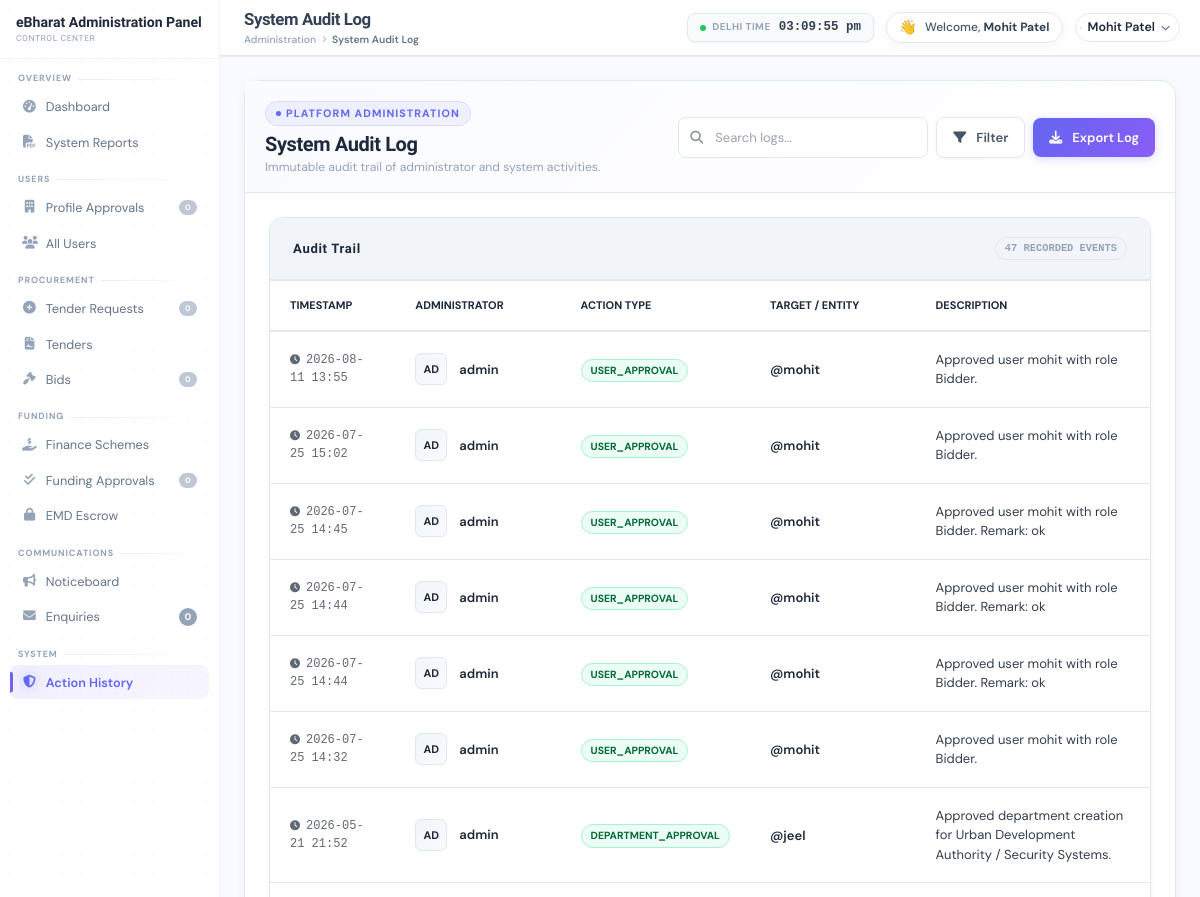
Page /coreadmin/history/ (signed in, upper part) on the earlier database version.
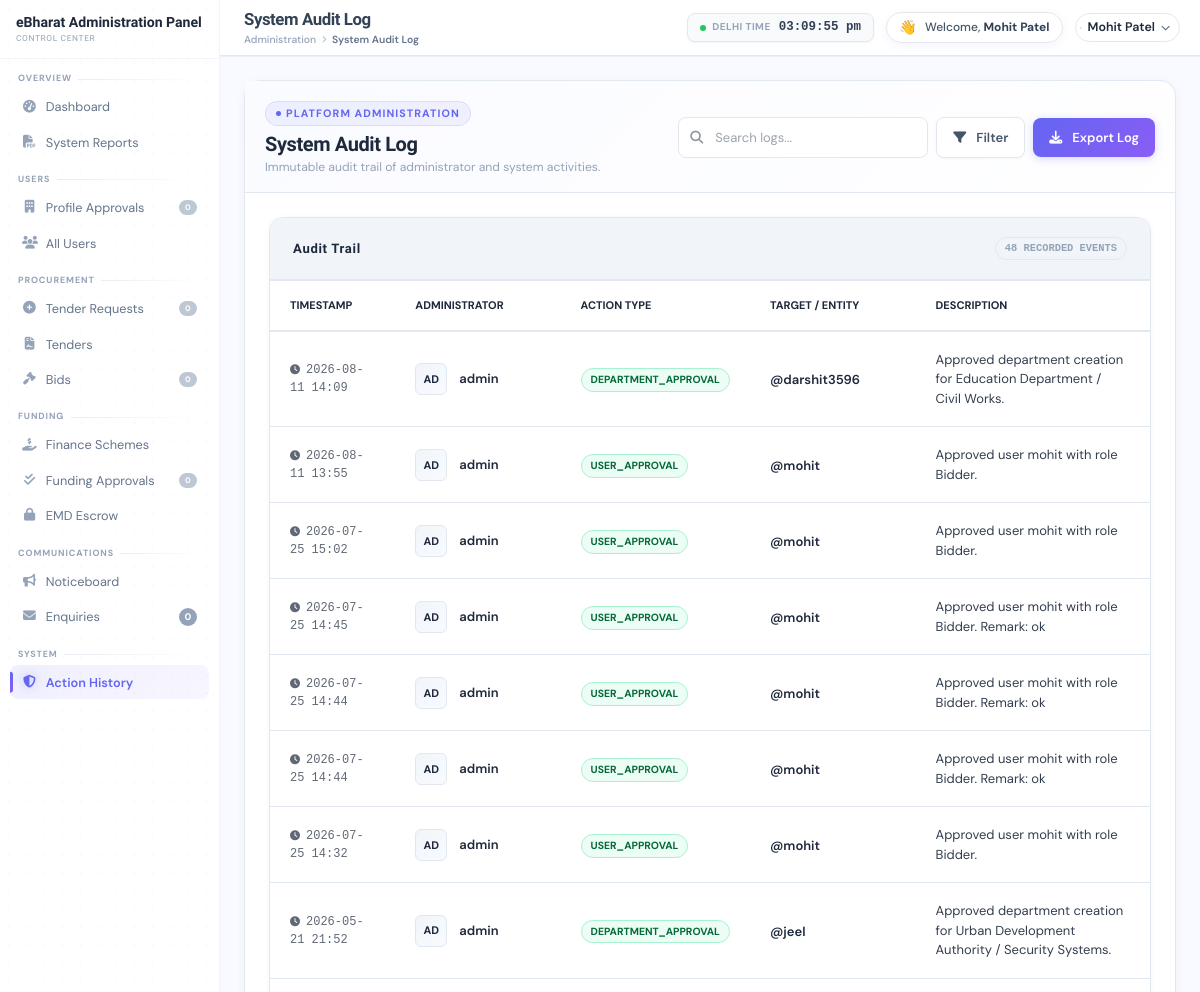
Same page on the later database version.
### coreadmin/models.py (models this page shows, shortened)
class ActionLog(models.Model):
    admin_user = models.ForeignKey(User, on_delete=models.CASCADE, related_name='admin_actions')
    action_type = models.CharField(max_length=100) # e.g., 'ROLE_ALLOCATION', 'APP_APPROVAL'
    target_user = models.ForeignKey(User, on_delete=models.SET_NULL, null=True, blank=True, related_name='targeted_actions')
    target_department = models.CharField(max_length=100, blank=True, null=True)
    description = models.TextField()
    timestamp = models.DateTimeField(auto_now_add=True)

### coreadmin/views.py (the view)
# urls.py: path('history/', views.action_history, name='action_history'),
@login_required
def action_history(request):
    logs = ActionLog.objects.all().order_by('-timestamp')
    return render(request, 'action_history.html', {'page_title': 'System Audit Log', 'logs': logs})

### accounts/context_processors.py (called while the page is built, shortened)
def notifications(request):
    if request.user.is_authenticated:
        user_notifications = Notification.objects.filter(user=request.user).order_by('-created_at')
        unread_count = user_notifications.filter(is_read=False).count()
        stats = {
            'notifications': user_notifications,
            'unread_count': unread_count,
            'pending_enquiries_count': 0,
            'pending_user_approvals': 0,
            'pending_admin_req_count': 0,
            'pending_app_approvals': 0,
            'pending_funding_count': 0,
        }
        return stats

### coreadmin/templates/action_history.html (shortened to what the changed rows need)
{% extends 'coreadmin_base.html' %}
{% load static %}
{% block content %}
<div class="p-6">
<div class="card">
  <div class="card-head" style="background:var(--bg3);border-bottom:2px solid var(--border2);">
    <div class="card-title" style="color:var(--text);letter-spacing:0.05em;">Audit Trail</div>
    <span class="badge badge-gray" style="font-family:monospace;font-weight:700;">{{ logs.count }} RECORDED EVENTS</span>
  </div>
  <div class="card-body" style="padding:0;overflow-x:auto;">
    <table style="width:100%;border-collapse:collapse;" id="logsTable">
      <thead style="background:var(--bg2);border-bottom:2px solid var(--border);">
        <tr style="text-align:left;font-size:11px;color:var(--text);text-transform:uppercase;">
          <th style="padding:16px 20px;width:15%;">Timestamp</th>
          <th style="padding:16px 20px;width:20%;">Administrator</th>
          <th style="padding:16px 20px;width:15%;">Action Type</th>
          <th style="padding:16px 20px;width:20%;">Target / Entity</th>
          <th style="padding:16px 20px;width:30%;">Description</th>
        </tr>
      </thead>
      <tbody>
        {% for log in logs %}
        <tr style="border-bottom:1px solid var(--border);transition:background 0.2s;">
          <td style="padding:18px 20px;font-family:'Space Mono',monospace;font-size:12px;color:var(--text);opacity:0.7;" data-label="Timestamp">
            <i class="fas fa-clock" style="margin-right:6px;font-size:10px;"></i>{{ log.timestamp|date:"Y-m-d H:i" }}
          </td>
          <td style="padding:18px 20px;" data-label="Admin">
            <div style="display:flex;align-items:center;gap:12px;">
              <div style="width:32px;height:32px;border-radius:6px;background:linear-gradient(135deg,var(--bg3),var(--bg1));border:1px solid var(--border);display:flex;align-items:center;justify-content:center;font-size:11px;font-weight:bold;color:var(--text);">{{ log.admin_user.username|slice:":2"|upper }}</div>
              <span style="font-weight:600;font-size:13px;color:var(--text);">{{ log.admin_user.username }}</span>
            </div>
          </td>
          <td style="padding:18px 20px;" data-label="Action">
            {% if 'APPROVAL' in log.action_type %}<span class="badge bg-green">{{ log.action_type }}</span>
            {% elif 'REJECTION' in log.action_type %}<span class="badge bg-red">{{ log.action_type }}</span>
            {% elif 'ALLOCATION' in log.action_type %}<span class="badge bg-purple">{{ log.action_type }}</span>
            {% else %}<span class="badge bg-blue">{{ log.action_type }}</span>{% endif %}
          </td>
          <td style="padding:18px 20px;" data-label="Target">
            {% if log.target_user %}<span style="font-weight:600;font-size:13px;color:var(--text);">@{{ log.target_user.username }}</span>
            {% elif log.target_department %}<span style="font-weight:600;font-size:13px;color:var(--accent);"><i class="fas fa-building" style="margin-right:6px;opacity:0.7;"></i>{{ log.target_department }}</span>
            {% else %}<span style="color:var(--text);opacity:0.5;font-style:italic;font-size:13px;">System Core</span>{% endif %}
          </td>
          <td style="padding:18px 20px;" data-label="Description">
            <div style="font-size:13px;line-height:1.5;color:var(--text);opacity:0.9;">{{ log.description }}</div>
          </td>
        </tr>
        {% endfor %}
      </tbody>
    </table>
  </div>
</div>
</div>
{% endblock %}

Differences in the rows shown:
added ActionLog: timestamp "2026-08-11 14:09", admin_user.username "AD", admin_user.username "admin", action_type "DEPARTMENT_APPROVAL", target_user.username "darshit3596", description "Approved department creation for Education Department / Civil Works."
Other differences:
{{ logs.count }}: "47" → "48"
